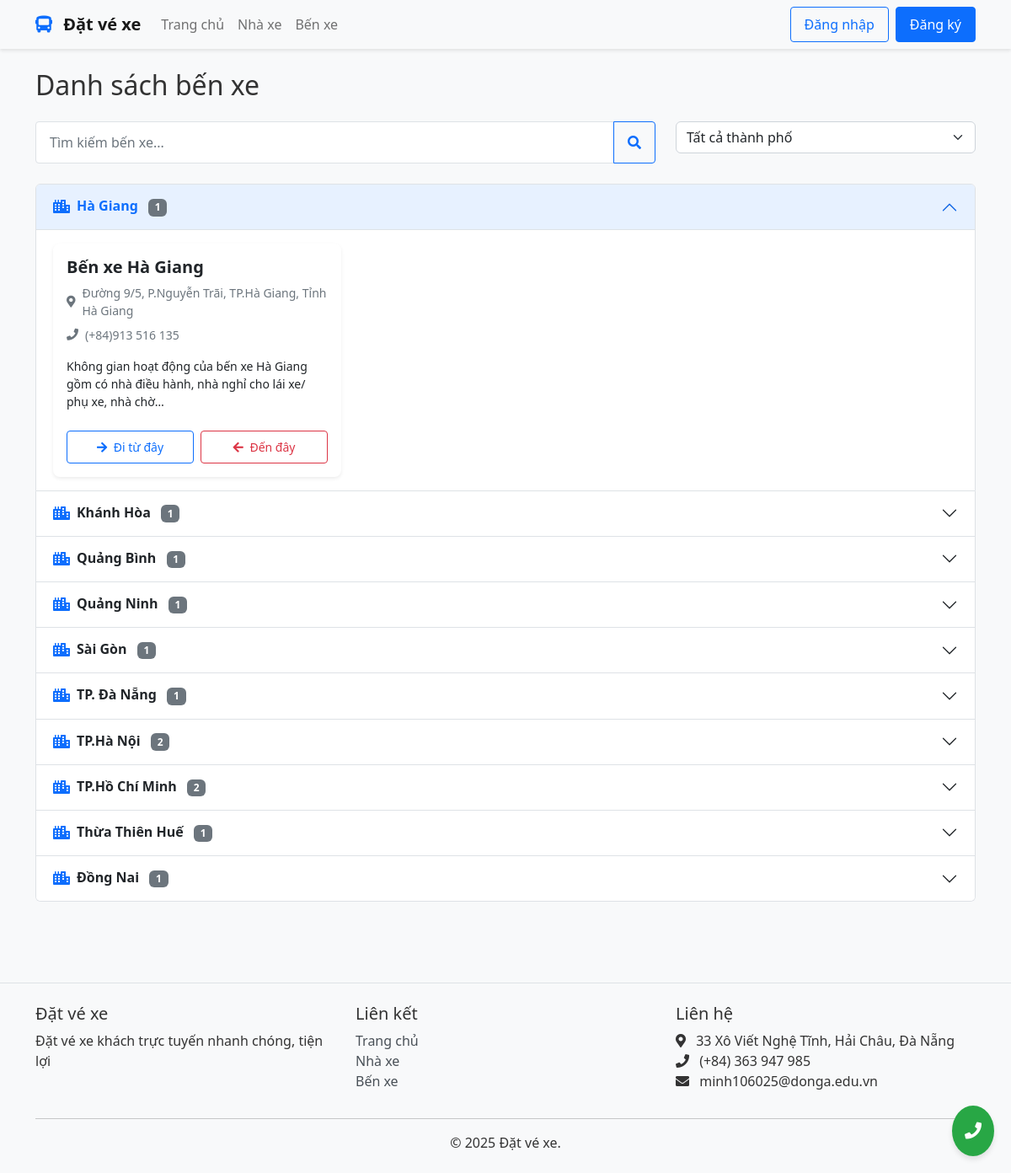
Screenshot of /ben/ with the database file from the repository.
### bus_booking/models.py (models this page shows, shortened)
class BusStation(models.Model):
    name = models.CharField(max_length=100, verbose_name='Tên bến xe')
    city = models.CharField(max_length=50, verbose_name='Thành phố')
    address = models.CharField(max_length=200, verbose_name='Địa chỉ')
    description = models.TextField(verbose_name='Mô tả', blank=True)
    phone = models.CharField(max_length=20, verbose_name='Số điện thoại', blank=True)
    class Meta:
        verbose_name = 'Bến xe'
        verbose_name_plural = 'Bến xe'
        ordering = ['city', 'name']

### bus_booking/views.py (the view)
# urls.py: path('ben/', views.ben, name='ben'),
def ben(request):
    cities = BusStation.objects.values_list('city', flat=True).distinct().order_by('city')
    city_ben = {}
    for city in cities:
        city_ben[city] = BusStation.objects.filter(city=city).order_by('name')
    return render(request, 'ben.html', {'city_ben': city_ben})

### templates/ben.html (shortened to what this page needs)
{% extends 'base.html' %}
{% block content %}
<div class="container">
    <h2 class="mb-4">Danh sách bến xe</h2>
    <div class="row mb-4">
        <div class="col-md-8">
            <div class="input-group">
                <input type="text" class="form-control" id="benearch" placeholder="Tìm kiếm bến xe...">
                <button class="btn btn-outline-primary" type="button">
                    <i class="fas fa-search"></i>
                </button>
            </div>
        </div>
        <div class="col-md-4">
            <select class="form-select" id="cityFilter">
                <option value="all" selected>Tất cả thành phố</option>
            </select>
        </div>
    </div>
    <div class="accordion mb-4" id="benAccordion">
        {% for city, ben in city_ben.items %}
            <div class="accordion-item city-group" data-city="{{ city }}">
                <h2 class="accordion-header" id="heading{{ forloop.counter }}">
                    <button class="accordion-button {% if forloop.first %}{% else %}collapsed{% endif %}" type="button" data-bs-toggle="collapse" data-bs-target="#collapse{{ forloop.counter }}" aria-expanded="{% if forloop.first %}true{% else %}false{% endif %}" aria-controls="collapse{{ forloop.counter }}">
                        <div class="d-flex align-items-center">
                            <div class="me-2">
                                <i class="fas fa-city text-primary"></i>
                            </div>
                            <div>
                                <span class="fw-bold">{{ city }}</span>
                                <span class="badge bg-secondary ms-2">{{ ben|length }}</span>
                            </div>
                        </div>
                    </button>
                </h2>
                <div id="collapse{{ forloop.counter }}" class="accordion-collapse collapse {% if forloop.first %}show{% endif %}" aria-labelledby="heading{{ forloop.counter }}" data-bs-parent="#benAccordion">
                    <div class="accordion-body">
                        <div class="row row-cols-1 row-cols-md-2 row-cols-lg-3 g-4">
                            {% for station in ben %}
                                <div class="col station-item" data-name="{{ station.name }}" data-city="{{ station.city }}">
                                    <div class="card h-100 shadow-sm">
                                        <div class="card-body">
                                            <h5 class="card-title">{{ station.name }}</h5>
                                            <div class="mb-3">
                                                <div class="d-flex align-items-center text-muted small mb-2">
                                                    <i class="fas fa-map-marker-alt me-2"></i>
                                                    <span>{{ station.address }}</span>
                                                </div>
                                                {% if station.phone %}
                                                <div class="d-flex align-items-center text-muted small mb-2">
                                                    <i class="fas fa-phone me-2"></i>
                                                    <span>{{ station.phone }}</span>
                                                </div>
                                                {% endif %}
                                            </div>
                                            {% if station.description %}
                                                <p class="card-text small">{{ station.description|truncatechars:100 }}</p>
                                            {% endif %}
                                            <div class="row g-2 mt-3">
                                                <div class="col-6">
                                                    <a href="{% url 'ketquatimkiem' %}?departure_city={{ station.city }}" class="btn btn-outline-primary btn-sm w-100">
                                                        <i class="fas fa-arrow-right me-1"></i> Đi từ đây
                                                    </a>
                                                </div>
                                                <div class="col-6">
                                                    <a href="{% url 'ketquatimkiem' %}?arrival_city={{ station.city }}" class="btn btn-outline-danger btn-sm w-100">
                                                        <i class="fas fa-arrow-left me-1"></i> Đến đây
                                                    </a>
                                                </div>
                                            </div>
                                        </div>
                                    </div>
                                </div>
                            {% endfor %}
                        </div>
                    </div>
                </div>
            </div>
        {% empty %}
            <div class="alert alert-info">
                Chưa có bến xe nào.
            </div>
        {% endfor %}
    </div>
</div>
{% endblock %}

### static/css/custom.css (style rules this page uses)
body { font-family: 'Segoe UI', Tahoma, Geneva, Verdana, sans-serif; color: #333; background-color: #f8f9fa; }
a { color: #0d6efd; text-decoration: none; }
.btn { border-radius: 4px; padding: 0.5rem 1rem; font-weight: 500; }
.btn-outline-primary { color: #0d6efd; border-color: #0d6efd; }
.card { border-radius: 8px; border: none; overflow: hidden; transition: transform 0.3s ease, box-shadow 0.3s ease; }
.card-title { font-weight: 600; }
.form-control { padding: 0.75rem 1rem; border-radius: 4px; border: 1px solid #dee2e6; }
.accordion-button:not(.collapsed) { background-color: #e7f1ff; color: #0d6efd; }

### rows the page displays
BusStation: name "Bến xe Hà Giang", address "Đường 9/5, P.Nguyễn Trãi, TP.Hà Giang, Tỉnh Hà Giang", phone "(+84)913 516 135", description "Không gian hoạt động của bến xe Hà Giang gồm có nhà điều hành, nhà nghỉ cho lái xe/ phụ xe, nhà chờ…"

### other values shown
{{ city }} "Hà Giang" "Khánh Hòa" "Quảng Bình" "Quảng Ninh" "Sài Gòn" "TP. Đà Nẵng" "TP.Hà Nội" "TP.Hồ Chí Minh" "Thừa Thiên Huế" "Đồng Nai"
{{ ben|length }} "1" "1" "1" "1" "1" "1" "2" "2" "1" "1"
